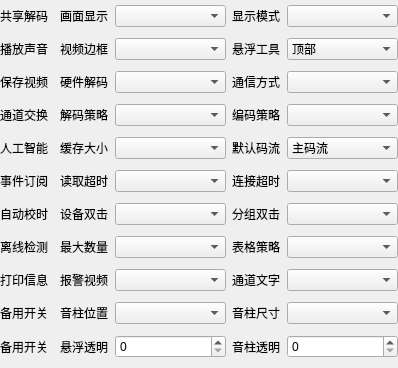
<?xml version="1.0" encoding="UTF-8"?>
<ui version="4.0">
 <class>frmConfigVideo</class>
 <widget class="QWidget" name="frmConfigVideo">
  <property name="geometry">
   <rect>
    <x>0</x>
    <y>0</y>
    <width>398</width>
    <height>368</height>
   </rect>
  </property>
  <property name="windowTitle">
   <string>Form</string>
  </property>
  <layout class="QGridLayout" name="gridLayout">
   <property name="leftMargin">
    <number>0</number>
   </property>
   <property name="topMargin">
    <number>0</number>
   </property>
   <property name="rightMargin">
    <number>0</number>
   </property>
   <property name="bottomMargin">
    <number>0</number>
   </property>
   <property name="spacing">
    <number>6</number>
   </property>
   <item row="0" column="0">
    <widget class="QLabel" name="labSharedData">
     <property name="text">
      <string>共享解码</string>
     </property>
    </widget>
   </item>
   <item row="0" column="1">
    <widget class="SwitchButton" name="btnSharedData" native="true"/>
   </item>
   <item row="0" column="2">
    <widget class="QLabel" name="labScaleMode">
     <property name="text">
      <string>画面显示</string>
     </property>
    </widget>
   </item>
   <item row="0" column="3">
    <widget class="QComboBox" name="cboxScaleMode">
     <property name="sizePolicy">
      <sizepolicy hsizetype="Expanding" vsizetype="Fixed">
       <horstretch>0</horstretch>
       <verstretch>0</verstretch>
      </sizepolicy>
     </property>
    </widget>
   </item>
   <item row="0" column="4">
    <widget class="QLabel" name="labVideoMode">
     <property name="text">
      <string>显示模式</string>
     </property>
    </widget>
   </item>
   <item row="0" column="5">
    <widget class="QComboBox" name="cboxVideoMode">
     <property name="sizePolicy">
      <sizepolicy hsizetype="Expanding" vsizetype="Fixed">
       <horstretch>0</horstretch>
       <verstretch>0</verstretch>
      </sizepolicy>
     </property>
    </widget>
   </item>
   <item row="1" column="0">
    <widget class="QLabel" name="labPlayAudio">
     <property name="text">
      <string>播放声音</string>
     </property>
    </widget>
   </item>
   <item row="1" column="1">
    <widget class="SwitchButton" name="btnPlayAudio" native="true"/>
   </item>
   <item row="1" column="2">
    <widget class="QLabel" name="labBorderWidth">
     <property name="text">
      <string>视频边框</string>
     </property>
    </widget>
   </item>
   <item row="1" column="3">
    <widget class="QComboBox" name="cboxBorderWidth"/>
   </item>
   <item row="1" column="4">
    <widget class="QLabel" name="labBannerPosition">
     <property name="text">
      <string>悬浮工具</string>
     </property>
    </widget>
   </item>
   <item row="1" column="5">
    <widget class="QComboBox" name="cboxBannerPosition">
     <item>
      <property name="text">
       <string>顶部</string>
      </property>
     </item>
     <item>
      <property name="text">
       <string>底部</string>
      </property>
     </item>
     <item>
      <property name="text">
       <string>左侧</string>
      </property>
     </item>
     <item>
      <property name="text">
       <string>右侧</string>
      </property>
     </item>
    </widget>
   </item>
   <item row="2" column="0">
    <widget class="QLabel" name="labSaveVideo">
     <property name="text">
      <string>保存视频</string>
     </property>
    </widget>
   </item>
   <item row="2" column="1">
    <widget class="SwitchButton" name="btnSaveVideo" native="true"/>
   </item>
   <item row="2" column="2">
    <widget class="QLabel" name="labHardware">
     <property name="text">
      <string>硬件解码</string>
     </property>
    </widget>
   </item>
   <item row="2" column="3">
    <widget class="QComboBox" name="cboxHardware"/>
   </item>
   <item row="2" column="4">
    <widget class="QLabel" name="labTransport">
     <property name="text">
      <string>通信方式</string>
     </property>
    </widget>
   </item>
   <item row="2" column="5">
    <widget class="QComboBox" name="cboxTransport"/>
   </item>
   <item row="3" column="0">
    <widget class="QLabel" name="labVideoDrag">
     <property name="text">
      <string>通道交换</string>
     </property>
    </widget>
   </item>
   <item row="3" column="1">
    <widget class="SwitchButton" name="btnVideoDrag" native="true"/>
   </item>
   <item row="3" column="2">
    <widget class="QLabel" name="labDecodeType">
     <property name="text">
      <string>解码策略</string>
     </property>
    </widget>
   </item>
   <item row="3" column="3">
    <widget class="QComboBox" name="cboxDecodeType"/>
   </item>
   <item row="3" column="4">
    <widget class="QLabel" name="labEncodeVideo">
     <property name="text">
      <string>编码策略</string>
     </property>
    </widget>
   </item>
   <item row="3" column="5">
    <widget class="QComboBox" name="cboxEncodeVideo"/>
   </item>
   <item row="4" column="0">
    <widget class="QLabel" name="labVideoSmart">
     <property name="text">
      <string>人工智能</string>
     </property>
    </widget>
   </item>
   <item row="4" column="1">
    <widget class="SwitchButton" name="btnVideoSmart" native="true"/>
   </item>
   <item row="4" column="2">
    <widget class="QLabel" name="labCaching">
     <property name="text">
      <string>缓存大小</string>
     </property>
    </widget>
   </item>
   <item row="4" column="3">
    <widget class="QComboBox" name="cboxCaching"/>
   </item>
   <item row="4" column="4">
    <widget class="QLabel" name="labRtspType">
     <property name="text">
      <string>默认码流</string>
     </property>
    </widget>
   </item>
   <item row="4" column="5">
    <widget class="QComboBox" name="cboxRtspType">
     <item>
      <property name="text">
       <string>主码流</string>
      </property>
     </item>
     <item>
      <property name="text">
       <string>子码流</string>
      </property>
     </item>
    </widget>
   </item>
   <item row="5" column="0">
    <widget class="QLabel" name="labOnvifEvent">
     <property name="text">
      <string>事件订阅</string>
     </property>
    </widget>
   </item>
   <item row="5" column="1">
    <widget class="SwitchButton" name="btnOnvifEvent" native="true"/>
   </item>
   <item row="5" column="2">
    <widget class="QLabel" name="labReadTimeout">
     <property name="text">
      <string>读取超时</string>
     </property>
    </widget>
   </item>
   <item row="5" column="3">
    <widget class="QComboBox" name="cboxReadTimeout"/>
   </item>
   <item row="5" column="4">
    <widget class="QLabel" name="labConnectTimeout">
     <property name="text">
      <string>连接超时</string>
     </property>
    </widget>
   </item>
   <item row="5" column="5">
    <widget class="QComboBox" name="cboxConnectTimeout"/>
   </item>
   <item row="6" column="0">
    <widget class="QLabel" name="labOnvifNtp">
     <property name="text">
      <string>自动校时</string>
     </property>
    </widget>
   </item>
   <item row="6" column="1">
    <widget class="SwitchButton" name="btnOnvifNtp" native="true"/>
   </item>
   <item row="6" column="2">
    <widget class="QLabel" name="labOpenIpcPolicy">
     <property name="text">
      <string>设备双击</string>
     </property>
    </widget>
   </item>
   <item row="6" column="3">
    <widget class="QComboBox" name="cboxOpenIpcPolicy"/>
   </item>
   <item row="6" column="4">
    <widget class="QLabel" name="labOpenNvrPolicy">
     <property name="text">
      <string>分组双击</string>
     </property>
    </widget>
   </item>
   <item row="6" column="5">
    <widget class="QComboBox" name="cboxOpenNvrPolicy"/>
   </item>
   <item row="7" column="0">
    <widget class="QLabel" name="labCheckOffline">
     <property name="text">
      <string>离线检测</string>
     </property>
    </widget>
   </item>
   <item row="7" column="1">
    <widget class="SwitchButton" name="btnCheckOffline" native="true"/>
   </item>
   <item row="7" column="2">
    <widget class="QLabel" name="labOpenMaxCount">
     <property name="text">
      <string>最大数量</string>
     </property>
    </widget>
   </item>
   <item row="7" column="3">
    <widget class="QComboBox" name="cboxOpenMaxCount"/>
   </item>
   <item row="7" column="4">
    <widget class="QLabel" name="labTableDataPolicy">
     <property name="text">
      <string>表格策略</string>
     </property>
    </widget>
   </item>
   <item row="7" column="5">
    <widget class="QComboBox" name="cboxTableDataPolicy"/>
   </item>
   <item row="8" column="0">
    <widget class="QLabel" name="labDebugInfo">
     <property name="text">
      <string>打印信息</string>
     </property>
    </widget>
   </item>
   <item row="8" column="1">
    <widget class="SwitchButton" name="btnDebugInfo" native="true"/>
   </item>
   <item row="8" column="2">
    <widget class="QLabel" name="labAlarmSaveTime">
     <property name="text">
      <string>报警视频</string>
     </property>
    </widget>
   </item>
   <item row="8" column="3">
    <widget class="QComboBox" name="cboxAlarmSaveTime"/>
   </item>
   <item row="8" column="4">
    <widget class="QLabel" name="labChannelBgText">
     <property name="text">
      <string>通道文字</string>
     </property>
    </widget>
   </item>
   <item row="8" column="5">
    <widget class="QComboBox" name="cboxChannelBgText"/>
   </item>
   <item row="9" column="0">
    <widget class="QLabel" name="label_4">
     <property name="text">
      <string>备用开关</string>
     </property>
    </widget>
   </item>
   <item row="9" column="1">
    <widget class="SwitchButton" name="widget_3" native="true"/>
   </item>
   <item row="9" column="2">
    <widget class="QLabel" name="labVolumePosition">
     <property name="text">
      <string>音柱位置</string>
     </property>
    </widget>
   </item>
   <item row="9" column="3">
    <widget class="QComboBox" name="cboxVolumePosition"/>
   </item>
   <item row="9" column="4">
    <widget class="QLabel" name="labVolumeSize">
     <property name="text">
      <string>音柱尺寸</string>
     </property>
    </widget>
   </item>
   <item row="9" column="5">
    <widget class="QComboBox" name="cboxVolumeSize"/>
   </item>
   <item row="10" column="0">
    <widget class="QLabel" name="label_2">
     <property name="text">
      <string>备用开关</string>
     </property>
    </widget>
   </item>
   <item row="10" column="1">
    <widget class="SwitchButton" name="widget_4" native="true"/>
   </item>
   <item row="10" column="2">
    <widget class="QLabel" name="labBannerBgAlpha">
     <property name="text">
      <string>悬浮透明</string>
     </property>
    </widget>
   </item>
   <item row="10" column="3">
    <widget class="QSpinBox" name="sboxBannerBgAlpha"/>
   </item>
   <item row="10" column="4">
    <widget class="QLabel" name="labVolumeBgAlpha">
     <property name="text">
      <string>音柱透明</string>
     </property>
    </widget>
   </item>
   <item row="10" column="5">
    <widget class="QSpinBox" name="sboxVolumeBgAlpha"/>
   </item>
  </layout>
 </widget>
 <customwidgets>
  <customwidget>
   <class>SwitchButton</class>
   <extends>QWidget</extends>
   <header>switchbutton.h</header>
   <container>1</container>
  </customwidget>
 </customwidgets>
 <tabstops>
  <tabstop>cboxScaleMode</tabstop>
  <tabstop>cboxVideoMode</tabstop>
  <tabstop>cboxBorderWidth</tabstop>
  <tabstop>cboxBannerPosition</tabstop>
  <tabstop>cboxHardware</tabstop>
  <tabstop>cboxTransport</tabstop>
  <tabstop>cboxDecodeType</tabstop>
  <tabstop>cboxEncodeVideo</tabstop>
  <tabstop>cboxCaching</tabstop>
  <tabstop>cboxRtspType</tabstop>
  <tabstop>cboxReadTimeout</tabstop>
  <tabstop>cboxConnectTimeout</tabstop>
  <tabstop>cboxOpenIpcPolicy</tabstop>
  <tabstop>cboxOpenNvrPolicy</tabstop>
  <tabstop>cboxOpenMaxCount</tabstop>
  <tabstop>cboxTableDataPolicy</tabstop>
  <tabstop>cboxAlarmSaveTime</tabstop>
  <tabstop>cboxChannelBgText</tabstop>
  <tabstop>cboxVolumePosition</tabstop>
  <tabstop>cboxVolumeSize</tabstop>
  <tabstop>sboxBannerBgAlpha</tabstop>
  <tabstop>sboxVolumeBgAlpha</tabstop>
 </tabstops>
 <resources/>
 <connections/>
</ui>
